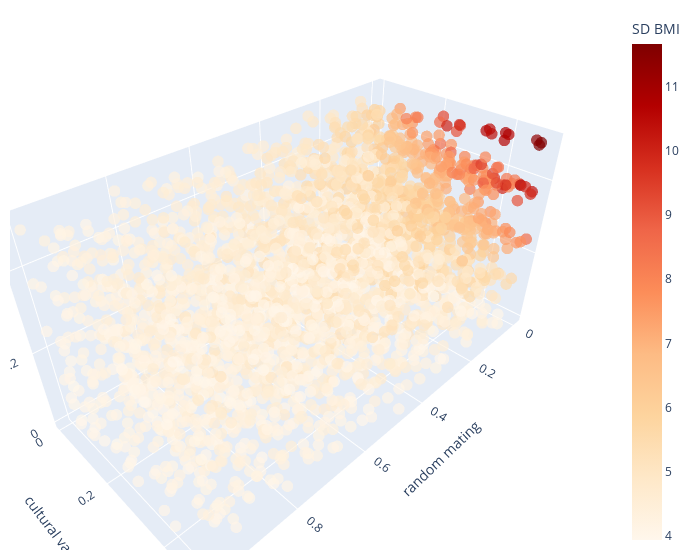

Notebook source saved alongside this figure:
### Code cell
fig = px.scatter_3d(df, x='p_random_mating', y='p_vertical_trans_variance', z= 'p_genetic_variance',
              color='sd_bmi', color_continuous_scale = px.colors.sequential.OrRd)

fig.update_traces(marker=dict(size=4, opacity = 0.7),
                  selector=dict(mode='markers'))
fig.update_layout(scene = dict(
                    xaxis_title='random mating',
                    yaxis_title='cultural variance',
                    zaxis_title='genetic variance'),
                    width=700,
                    margin=dict(r=20, b=10, l=10, t=10), 
                    coloraxis_colorbar=dict(title="SD BMI")
                    )
fig.show()
fig.write_image(plots_path + "3D-scatter-snp-vt-efast-sd-bmi.pdf")
shutil.copy(plots_path + "3D-scatter-snp-vt-efast-sd-bmi.pdf", "../manuscript/plots/")

### Figure 1 — Plotly figure (JSON) as saved in the notebook; plotly's stock layout.template omitted (floating-point values rounded to 4 significant figures; data arrays with more than 128 entries replaced by an {"elided": "..."} marker saying what was removed)
{"data": [{"hovertemplate": "p_random_mating=%{x}<br>p_vertical_trans_variance=%{y}<br>p_genetic_variance=%{z}<br>sd_bmi=%{marker.color}<extra></extra>", "legendgroup": "", "marker": {"color": {"elided": "3000 float values"}, "coloraxis": "coloraxis", "opacity": 0.7, "size": 4, "symbol": "circle"}, "mode": "markers", "name": "", "scene": "scene", "showlegend": false, "type": "scatter3d", "x": {"elided": "3000 float values"}, "y": {"elided": "3000 float values"}, "z": {"elided": "3000 float values"}}], "layout": {"coloraxis": {"colorbar": {"title": {"text": "SD BMI"}}, "colorscale": [[0, "rgb(255,247,236)"], [0.125, "rgb(254,232,200)"], [0.25, "rgb(253,212,158)"], [0.375, "rgb(253,187,132)"], [0.5, "rgb(252,141,89)"], [0.625, "rgb(239,101,72)"], [0.75, "rgb(215,48,31)"], [0.875, "rgb(179,0,0)"], [1, "rgb(127,0,0)"]]}, "legend": {"tracegroupgap": 0}, "margin": {"b": 10, "l": 10, "r": 20, "t": 10}, "scene": {"domain": {"x": [0, 1], "y": [0, 1]}, "xaxis": {"title": {"text": "random mating"}}, "yaxis": {"title": {"text": "cultural variance"}}, "zaxis": {"title": {"text": "genetic variance"}}}, "width": 700}}
